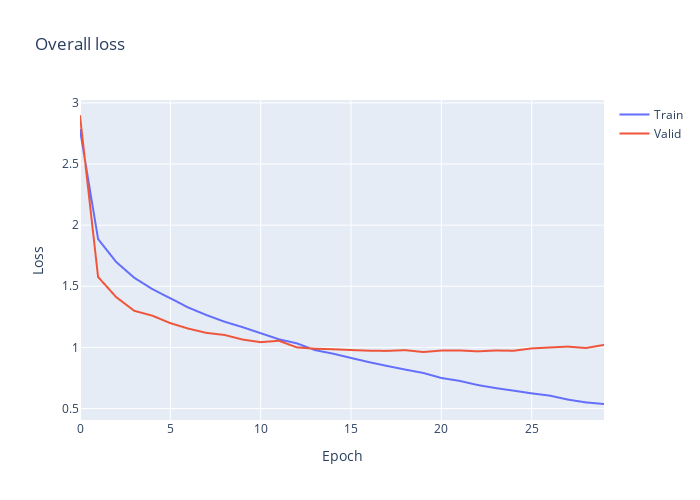

The cell this chart's notebook holds for it:
### Markdown cell above
## Evaluate the Model.

### Code cell
# Overall Loss
fig = go.Figure()
fig.add_trace(go.Scattergl(
                    y=history.history['loss'],
                    name='Train'))

fig.add_trace(go.Scattergl(
                    y=history.history['val_loss'],
                    name='Valid'))



fig.update_layout(height=500, 
                  width=700,
                  title='Overall loss',
                  xaxis_title='Epoch',
                  yaxis_title='Loss')

fig.show()

### Figure 1 — Plotly figure (JSON) as saved in the notebook; plotly's stock layout.template omitted (floating-point values rounded to 4 significant figures)
{"data": [{"name": "Train", "type": "scattergl", "y": [2.778, 1.886, 1.699, 1.57, 1.477, 1.401, 1.326, 1.264, 1.21, 1.165, 1.116, 1.066, 1.033, 0.9776, 0.9485, 0.9134, 0.8788, 0.8478, 0.8183, 0.7904, 0.7494, 0.726, 0.6921, 0.6669, 0.6457, 0.6235, 0.6049, 0.5729, 0.5497, 0.5366]}, {"name": "Valid", "type": "scattergl", "y": [2.893, 1.576, 1.411, 1.299, 1.259, 1.198, 1.153, 1.118, 1.101, 1.064, 1.042, 1.054, 1.0, 0.9888, 0.9846, 0.9783, 0.9727, 0.9713, 0.9771, 0.9618, 0.974, 0.9749, 0.9675, 0.9744, 0.9722, 0.9913, 0.999, 1.006, 0.9946, 1.02]}], "layout": {"height": 500, "title": {"text": "Overall loss"}, "width": 700, "xaxis": {"title": {"text": "Epoch"}}, "yaxis": {"title": {"text": "Loss"}}}}
